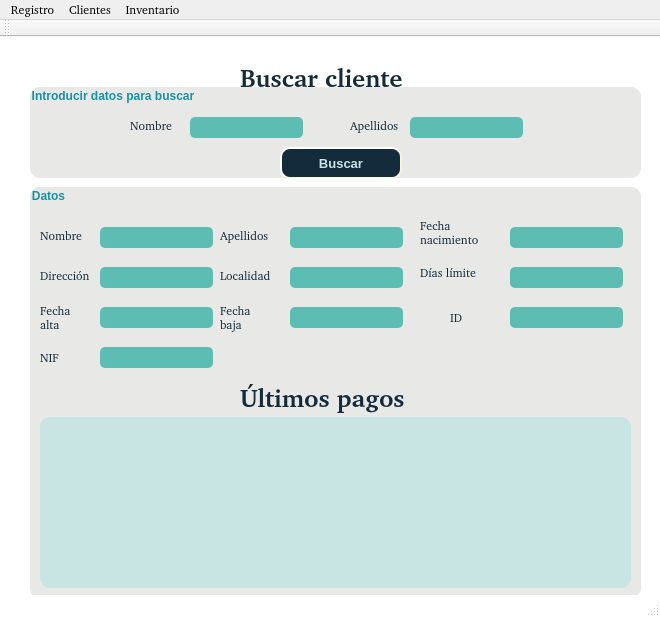
<?xml version="1.0" encoding="UTF-8"?>
<ui version="4.0">
 <class>MainWindow</class>
 <widget class="QMainWindow" name="MainWindow">
  <property name="geometry">
   <rect>
    <x>0</x>
    <y>0</y>
    <width>660</width>
    <height>617</height>
   </rect>
  </property>
  <property name="windowTitle">
   <string>MainWindow</string>
  </property>
  <property name="styleSheet">
   <string notr="true">QMainWindow{
background-color: #ffffff;
}
QLineEdit{
background-color: #5EBDB2;
border-radius: 5px;
color: #ffffff;
}
QListWidget{
background-color: #c8e5e3;
border-radius: 10px;
}
QLabel{
color: #142b3b;
}
QGroupBox{
color: #1792a4;
border-radius: 10px;
background-color: #e8e8e7;
}
QPushButton{
 	background-color: #142b3b;
    border-style: outset;
    border-width: 2px;
    border-radius: 10px;
    border-color: beige;
    font: bold 13px;
    min-width: 7em;
    padding: 3px;
	color:#c8e5e3;
}</string>
  </property>
  <widget class="QWidget" name="centralWidget">
   <widget class="QLabel" name="label_5">
    <property name="geometry">
     <rect>
      <x>240</x>
      <y>20</y>
      <width>171</width>
      <height>41</height>
     </rect>
    </property>
    <property name="font">
     <font>
      <family>&quot;Call Me&quot;, (Maybe)?</family>
      <pointsize>19</pointsize>
      <weight>75</weight>
      <italic>false</italic>
      <bold>true</bold>
      <underline>false</underline>
      <strikeout>false</strikeout>
     </font>
    </property>
    <property name="text">
     <string>Buscar cliente</string>
    </property>
   </widget>
   <widget class="QGroupBox" name="groupBox">
    <property name="geometry">
     <rect>
      <x>30</x>
      <y>50</y>
      <width>611</width>
      <height>91</height>
     </rect>
    </property>
    <property name="font">
     <font>
      <family>Lucida Grande</family>
      <weight>75</weight>
      <bold>true</bold>
     </font>
    </property>
    <property name="title">
     <string>Introducir datos para buscar</string>
    </property>
    <widget class="QLineEdit" name="lineEdit">
     <property name="geometry">
      <rect>
       <x>160</x>
       <y>30</y>
       <width>113</width>
       <height>21</height>
      </rect>
     </property>
    </widget>
    <widget class="QLabel" name="label_4">
     <property name="geometry">
      <rect>
       <x>100</x>
       <y>30</y>
       <width>59</width>
       <height>16</height>
      </rect>
     </property>
     <property name="font">
      <font>
       <family>&quot;Call Me&quot;, (Maybe)?</family>
      </font>
     </property>
     <property name="text">
      <string>Nombre</string>
     </property>
    </widget>
    <widget class="QLineEdit" name="lineEdit_2">
     <property name="geometry">
      <rect>
       <x>380</x>
       <y>30</y>
       <width>113</width>
       <height>21</height>
      </rect>
     </property>
    </widget>
    <widget class="QLabel" name="label_3">
     <property name="geometry">
      <rect>
       <x>320</x>
       <y>30</y>
       <width>59</width>
       <height>16</height>
      </rect>
     </property>
     <property name="font">
      <font>
       <family>&quot;Call Me&quot;, (Maybe)?</family>
      </font>
     </property>
     <property name="text">
      <string>Apellidos</string>
     </property>
    </widget>
    <widget class="QPushButton" name="btn_Buscar">
     <property name="geometry">
      <rect>
       <x>250</x>
       <y>60</y>
       <width>122</width>
       <height>32</height>
      </rect>
     </property>
     <property name="text">
      <string>Buscar</string>
     </property>
    </widget>
   </widget>
   <widget class="QGroupBox" name="groupBox_2">
    <property name="geometry">
     <rect>
      <x>30</x>
      <y>150</y>
      <width>611</width>
      <height>411</height>
     </rect>
    </property>
    <property name="font">
     <font>
      <family>Lucida Grande</family>
      <weight>75</weight>
      <bold>true</bold>
     </font>
    </property>
    <property name="title">
     <string>Datos</string>
    </property>
    <widget class="QLabel" name="label_6">
     <property name="geometry">
      <rect>
       <x>10</x>
       <y>40</y>
       <width>59</width>
       <height>16</height>
      </rect>
     </property>
     <property name="font">
      <font>
       <family>&quot;Call Me&quot;, (Maybe)?</family>
      </font>
     </property>
     <property name="text">
      <string>Nombre</string>
     </property>
    </widget>
    <widget class="QLineEdit" name="lineEdit_3">
     <property name="geometry">
      <rect>
       <x>70</x>
       <y>40</y>
       <width>113</width>
       <height>21</height>
      </rect>
     </property>
     <property name="autoFillBackground">
      <bool>false</bool>
     </property>
     <property name="text">
      <string/>
     </property>
    </widget>
    <widget class="QLabel" name="label_7">
     <property name="geometry">
      <rect>
       <x>190</x>
       <y>40</y>
       <width>59</width>
       <height>16</height>
      </rect>
     </property>
     <property name="font">
      <font>
       <family>&quot;Call Me&quot;, (Maybe)?</family>
      </font>
     </property>
     <property name="text">
      <string>Apellidos</string>
     </property>
    </widget>
    <widget class="QLineEdit" name="lineEdit_4">
     <property name="geometry">
      <rect>
       <x>260</x>
       <y>40</y>
       <width>113</width>
       <height>21</height>
      </rect>
     </property>
    </widget>
    <widget class="QLineEdit" name="lineEdit_5">
     <property name="geometry">
      <rect>
       <x>70</x>
       <y>80</y>
       <width>113</width>
       <height>21</height>
      </rect>
     </property>
    </widget>
    <widget class="QLineEdit" name="lineEdit_6">
     <property name="geometry">
      <rect>
       <x>260</x>
       <y>80</y>
       <width>113</width>
       <height>21</height>
      </rect>
     </property>
    </widget>
    <widget class="QLabel" name="label_8">
     <property name="geometry">
      <rect>
       <x>10</x>
       <y>80</y>
       <width>59</width>
       <height>16</height>
      </rect>
     </property>
     <property name="font">
      <font>
       <family>&quot;Call Me&quot;, (Maybe)?</family>
      </font>
     </property>
     <property name="text">
      <string>Dirección</string>
     </property>
    </widget>
    <widget class="QLabel" name="label_9">
     <property name="geometry">
      <rect>
       <x>190</x>
       <y>80</y>
       <width>59</width>
       <height>16</height>
      </rect>
     </property>
     <property name="font">
      <font>
       <family>&quot;Call Me&quot;, (Maybe)?</family>
      </font>
     </property>
     <property name="text">
      <string>Localidad</string>
     </property>
    </widget>
    <widget class="QLineEdit" name="lineEdit_7">
     <property name="geometry">
      <rect>
       <x>480</x>
       <y>40</y>
       <width>113</width>
       <height>21</height>
      </rect>
     </property>
    </widget>
    <widget class="QLabel" name="label_10">
     <property name="geometry">
      <rect>
       <x>390</x>
       <y>20</y>
       <width>81</width>
       <height>51</height>
      </rect>
     </property>
     <property name="font">
      <font>
       <family>&quot;Call Me&quot;, (Maybe)?</family>
      </font>
     </property>
     <property name="text">
      <string>Fecha
nacimiento</string>
     </property>
    </widget>
    <widget class="QListWidget" name="lista">
     <property name="geometry">
      <rect>
       <x>10</x>
       <y>230</y>
       <width>591</width>
       <height>171</height>
      </rect>
     </property>
    </widget>
    <widget class="QLabel" name="label_11">
     <property name="geometry">
      <rect>
       <x>390</x>
       <y>60</y>
       <width>81</width>
       <height>51</height>
      </rect>
     </property>
     <property name="font">
      <font>
       <family>&quot;Call Me&quot;, (Maybe)?</family>
      </font>
     </property>
     <property name="text">
      <string>Días límite</string>
     </property>
    </widget>
    <widget class="QLineEdit" name="lineEdit_8">
     <property name="geometry">
      <rect>
       <x>480</x>
       <y>80</y>
       <width>113</width>
       <height>21</height>
      </rect>
     </property>
    </widget>
    <widget class="QLabel" name="label_12">
     <property name="geometry">
      <rect>
       <x>10</x>
       <y>110</y>
       <width>61</width>
       <height>41</height>
      </rect>
     </property>
     <property name="font">
      <font>
       <family>&quot;Call Me&quot;, (Maybe)?</family>
      </font>
     </property>
     <property name="text">
      <string>Fecha
alta</string>
     </property>
    </widget>
    <widget class="QLabel" name="label_13">
     <property name="geometry">
      <rect>
       <x>190</x>
       <y>110</y>
       <width>61</width>
       <height>41</height>
      </rect>
     </property>
     <property name="font">
      <font>
       <family>&quot;Call Me&quot;, (Maybe)?</family>
      </font>
     </property>
     <property name="text">
      <string>Fecha
baja</string>
     </property>
    </widget>
    <widget class="QLineEdit" name="lineEdit_9">
     <property name="geometry">
      <rect>
       <x>70</x>
       <y>120</y>
       <width>113</width>
       <height>21</height>
      </rect>
     </property>
    </widget>
    <widget class="QLineEdit" name="lineEdit_10">
     <property name="geometry">
      <rect>
       <x>260</x>
       <y>120</y>
       <width>113</width>
       <height>21</height>
      </rect>
     </property>
    </widget>
    <widget class="QLabel" name="label_14">
     <property name="geometry">
      <rect>
       <x>210</x>
       <y>190</y>
       <width>171</width>
       <height>41</height>
      </rect>
     </property>
     <property name="font">
      <font>
       <family>&quot;Call Me&quot;, (Maybe)?</family>
       <pointsize>19</pointsize>
       <weight>75</weight>
       <italic>false</italic>
       <bold>true</bold>
       <underline>false</underline>
       <strikeout>false</strikeout>
      </font>
     </property>
     <property name="text">
      <string>Últimos pagos</string>
     </property>
    </widget>
    <widget class="QLineEdit" name="lineEdit_11">
     <property name="geometry">
      <rect>
       <x>480</x>
       <y>120</y>
       <width>113</width>
       <height>21</height>
      </rect>
     </property>
    </widget>
    <widget class="QLabel" name="label_15">
     <property name="geometry">
      <rect>
       <x>420</x>
       <y>110</y>
       <width>61</width>
       <height>41</height>
      </rect>
     </property>
     <property name="font">
      <font>
       <family>&quot;Call Me&quot;, (Maybe)?</family>
      </font>
     </property>
     <property name="text">
      <string>ID</string>
     </property>
    </widget>
    <widget class="QLabel" name="label_16">
     <property name="geometry">
      <rect>
       <x>10</x>
       <y>150</y>
       <width>61</width>
       <height>41</height>
      </rect>
     </property>
     <property name="font">
      <font>
       <family>&quot;Call Me&quot;, (Maybe)?</family>
      </font>
     </property>
     <property name="text">
      <string>NIF</string>
     </property>
    </widget>
    <widget class="QLineEdit" name="lineEdit_12">
     <property name="geometry">
      <rect>
       <x>70</x>
       <y>160</y>
       <width>113</width>
       <height>21</height>
      </rect>
     </property>
    </widget>
   </widget>
  </widget>
  <widget class="QMenuBar" name="menuBar">
   <property name="geometry">
    <rect>
     <x>0</x>
     <y>0</y>
     <width>660</width>
     <height>22</height>
    </rect>
   </property>
   <property name="font">
    <font>
     <family>&quot;Call Me&quot;, (Maybe)?</family>
    </font>
   </property>
   <widget class="QMenu" name="menuRegistro">
    <property name="title">
     <string>Registro</string>
    </property>
    <addaction name="actionRegistrar"/>
   </widget>
   <widget class="QMenu" name="menuClientes">
    <property name="title">
     <string>Clientes</string>
    </property>
    <addaction name="facturas"/>
    <addaction name="actionCobrar_mes"/>
   </widget>
   <widget class="QMenu" name="menuInventario">
    <property name="title">
     <string>Inventario</string>
    </property>
    <addaction name="inventario"/>
   </widget>
   <addaction name="menuRegistro"/>
   <addaction name="menuClientes"/>
   <addaction name="menuInventario"/>
  </widget>
  <widget class="QToolBar" name="mainToolBar">
   <property name="font">
    <font>
     <family>&quot;Call Me&quot;, (Maybe)?</family>
    </font>
   </property>
   <attribute name="toolBarArea">
    <enum>TopToolBarArea</enum>
   </attribute>
   <attribute name="toolBarBreak">
    <bool>false</bool>
   </attribute>
  </widget>
  <widget class="QStatusBar" name="statusBar"/>
  <action name="actionCrear_tarjeta">
   <property name="text">
    <string>Crear tarjeta</string>
   </property>
   <property name="font">
    <font>
     <family>&quot;Call Me&quot;, (Maybe)?</family>
    </font>
   </property>
  </action>
  <action name="facturas">
   <property name="text">
    <string>Cobros y facturas</string>
   </property>
  </action>
  <action name="actionCobrar_mes">
   <property name="text">
    <string>Consultar</string>
   </property>
  </action>
  <action name="actionRegistrar">
   <property name="text">
    <string>Registrar</string>
   </property>
  </action>
  <action name="inventario">
   <property name="text">
    <string>Consultar inventario</string>
   </property>
  </action>
 </widget>
 <layoutdefault spacing="6" margin="11"/>
 <resources/>
 <connections/>
</ui>
